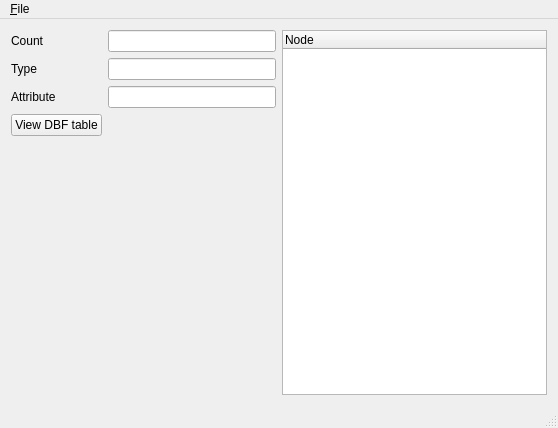
<?xml version="1.0" encoding="UTF-8"?>
<ui version="4.0">
 <class>MainWindow</class>
 <widget class="QMainWindow" name="MainWindow">
  <property name="geometry">
   <rect>
    <x>0</x>
    <y>0</y>
    <width>558</width>
    <height>428</height>
   </rect>
  </property>
  <property name="windowTitle">
   <string>MainWindow</string>
  </property>
  <property name="styleSheet">
   <string notr="true"/>
  </property>
  <widget class="QWidget" name="centralWidget">
   <layout class="QHBoxLayout" name="horizontalLayout_2">
    <item>
     <layout class="QHBoxLayout" name="horizontalLayout" stretch="0,0">
      <property name="sizeConstraint">
       <enum>QLayout::SetDefaultConstraint</enum>
      </property>
      <item>
       <layout class="QFormLayout" name="formLayout">
        <property name="fieldGrowthPolicy">
         <enum>QFormLayout::AllNonFixedFieldsGrow</enum>
        </property>
        <item row="0" column="0">
         <widget class="QLabel" name="countLabel">
          <property name="text">
           <string>Count</string>
          </property>
         </widget>
        </item>
        <item row="0" column="1">
         <widget class="QLineEdit" name="shapeEntityCount">
          <property name="readOnly">
           <bool>true</bool>
          </property>
         </widget>
        </item>
        <item row="1" column="0">
         <widget class="QLabel" name="typeLabel">
          <property name="text">
           <string>Type</string>
          </property>
         </widget>
        </item>
        <item row="1" column="1">
         <widget class="QLineEdit" name="shapeType">
          <property name="readOnly">
           <bool>true</bool>
          </property>
         </widget>
        </item>
        <item row="2" column="0">
         <widget class="QLabel" name="fields">
          <property name="text">
           <string>Attribute</string>
          </property>
         </widget>
        </item>
        <item row="2" column="1">
         <widget class="QLineEdit" name="fieldsCount"/>
        </item>
        <item row="3" column="0">
         <widget class="QPushButton" name="dbfButton">
          <property name="text">
           <string>View DBF table</string>
          </property>
         </widget>
        </item>
       </layout>
      </item>
      <item>
       <widget class="QTreeWidget" name="treeWidget">
        <property name="sizePolicy">
         <sizepolicy hsizetype="Expanding" vsizetype="Expanding">
          <horstretch>0</horstretch>
          <verstretch>1</verstretch>
         </sizepolicy>
        </property>
        <column>
         <property name="text">
          <string notr="true">Node</string>
         </property>
        </column>
       </widget>
      </item>
     </layout>
    </item>
   </layout>
  </widget>
  <widget class="QMenuBar" name="menuBar">
   <property name="geometry">
    <rect>
     <x>0</x>
     <y>0</y>
     <width>558</width>
     <height>30</height>
    </rect>
   </property>
   <widget class="QMenu" name="menu_File">
    <property name="title">
     <string>&amp;File</string>
    </property>
    <addaction name="actionOpen"/>
    <addaction name="separator"/>
    <addaction name="actionExit"/>
   </widget>
   <addaction name="menu_File"/>
  </widget>
  <widget class="QStatusBar" name="statusBar">
   <property name="minimumSize">
    <size>
     <width>0</width>
     <height>0</height>
    </size>
   </property>
  </widget>
  <action name="actionOpen">
   <property name="text">
    <string>&amp;Open</string>
   </property>
  </action>
  <action name="actionExit">
   <property name="text">
    <string>E&amp;xit</string>
   </property>
  </action>
 </widget>
 <layoutdefault spacing="6" margin="11"/>
 <resources/>
 <connections>
  <connection>
   <sender>actionExit</sender>
   <signal>triggered()</signal>
   <receiver>MainWindow</receiver>
   <slot>close()</slot>
   <hints>
    <hint type="sourcelabel">
     <x>-1</x>
     <y>-1</y>
    </hint>
    <hint type="destinationlabel">
     <x>298</x>
     <y>224</y>
    </hint>
   </hints>
  </connection>
  <connection>
   <sender>actionOpen</sender>
   <signal>triggered()</signal>
   <receiver>MainWindow</receiver>
   <slot>onFileOpen()</slot>
   <hints>
    <hint type="sourcelabel">
     <x>-1</x>
     <y>-1</y>
    </hint>
    <hint type="destinationlabel">
     <x>298</x>
     <y>224</y>
    </hint>
   </hints>
  </connection>
  <connection>
   <sender>treeWidget</sender>
   <signal>itemDoubleClicked(QTreeWidgetItem*,int)</signal>
   <receiver>MainWindow</receiver>
   <slot>onSelectShape(QTreeWidgetItem*,int)</slot>
   <hints>
    <hint type="sourcelabel">
     <x>675</x>
     <y>288</y>
    </hint>
    <hint type="destinationlabel">
     <x>406</x>
     <y>287</y>
    </hint>
   </hints>
  </connection>
 </connections>
 <slots>
  <slot>onFileOpen()</slot>
 </slots>
</ui>
